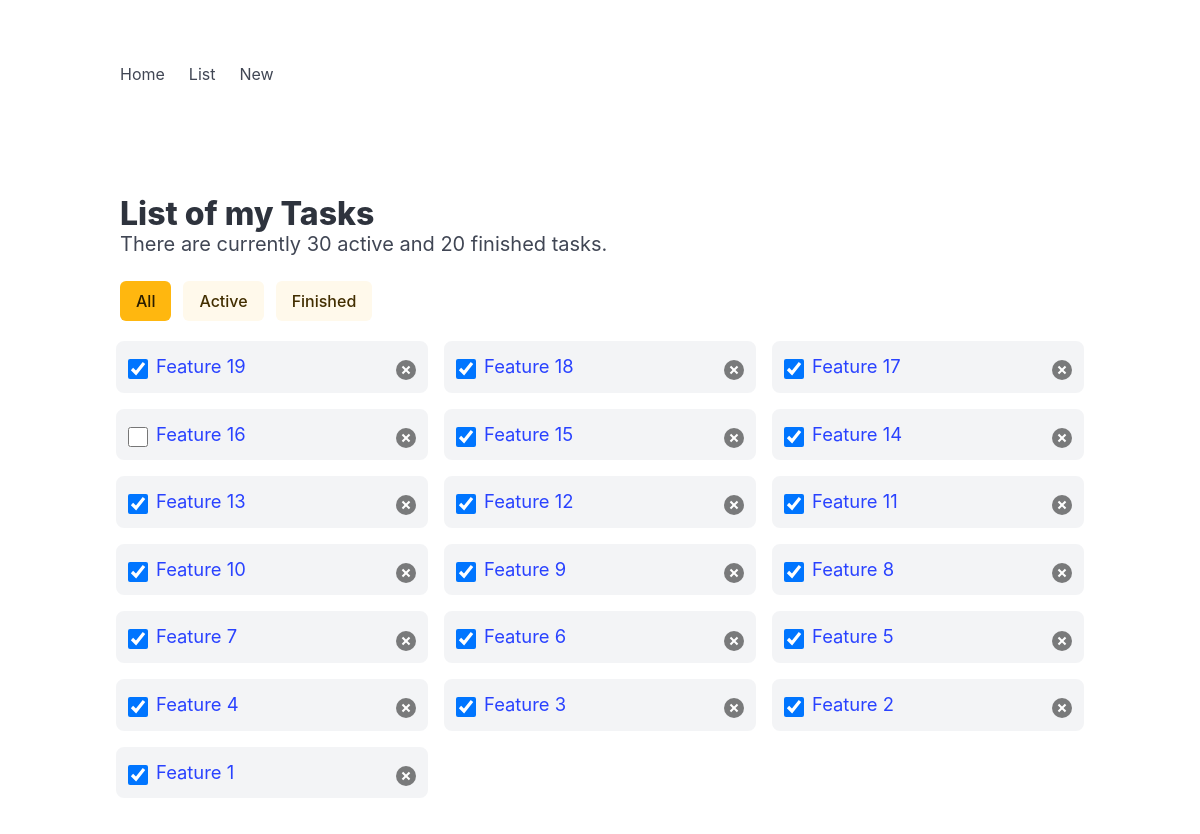
The page /todo/list/ (signed in) on the database as committed earlier.
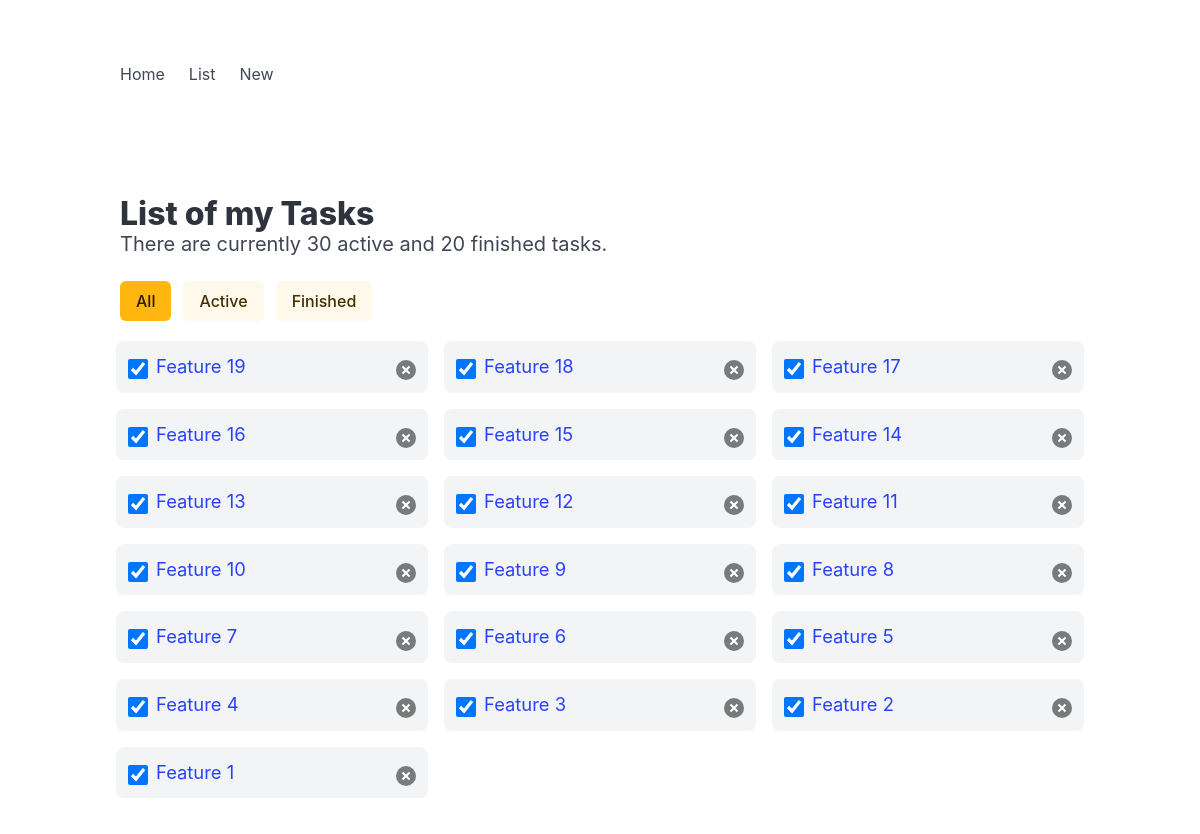
The same page on the database as committed later.
### todo/models.py (models this page shows, shortened)
class Task(models.Model):
    user = models.ForeignKey(User, on_delete=models.CASCADE)
    title = models.CharField(max_length=100)
    desc = models.CharField(max_length=500)
    is_finished = models.BooleanField(default=False)
    finished_dt = models.DateTimeField(blank=True, null=True)
    dead_line_dt = models.DateTimeField(blank=True, null=True)
    create_dt = models.DateTimeField(auto_now_add=True)
    update_dt = models.DateTimeField(auto_now=True)

### todo/views.py (the view)
# urls.py: path('list/', views.todo_list, name='list'),
def todo_list(request):
    if request.user.is_authenticated:
        tasks = Task.objects.filter(user=request.user).order_by('-id')[0:100]
        context = {'tasks': tasks}
        return render(request, 'todo/list.html', context)
    else:
        return redirect('/todo')

### todo/templates/todo/list.html (shortened to what this page needs)
<!DOCTYPE html>
<html>
  <head>
    <link rel="stylesheet" href="https://cdn.jsdelivr.net/npm/bulma@1.0.2/css/bulma.min.css">
  </head>
  <body>
    {% include 'todo/includes/nav.html' %}
  <section class="section">
    <div class="container">
      <h1 class="title">List of my Tasks</h1>
      <p class="subtitle">There are currently 30 active and 20 finished tasks.</p>
      <div class="buttons">
        <a href="{{ request.path }}" class="button is-warning {% if 'active' in request.GET or 'finished' in request.GET %} is-light{% endif %}">All</a>
        <a href="{{ request.path }}?active" class="button is-warning {% if 'active' not in request.GET %} is-light{% endif %}">Active</a>
        <a href="{{ request.path }}?finished" class="button is-warning {% if 'finished' not in request.GET %} is-light{% endif %}">Finished</a>
      </div>
      {% if tasks %}
      <ul class="columns is-multiline" id="list">
        {% for task in tasks %}
          <li class="column is-4">
            <input type="checkbox" {% if task.is_finished %} checked {% endif %} title="Finish">
            <div>
              <a href="{% url 'todo:detail' number=task.id %}">{{ task.title }}</a>
              <br>
            </div>
            <button class="delete" title="Remove"></button>
          </li>
        {% endfor %}
        </ul>
      {% else %}
      <p class="is-size-5">No task to show here.</p>
      {% endif %}
    </div>
  </section>
  </body>
</html>

### todo/templates/todo/includes/nav.html (shortened to what this page needs)
<section class="section">
    <div class="container">
      <nav class="navbar" role="navigation" aria-label="main navigation">
        <div class="navbar-brand">
            <a class="navbar-item" href="{% url 'todo:index' %}">Home</a>
            <a class="navbar-item" href="{% url 'todo:list' %}">List</a>
            <a class="navbar-item" href="{% url 'todo:new' %}">New</a>
        </div>
    </nav>
    </div>
  </section>

### todo/templates/todo/list.html (style rules this page uses)
input[type="checkbox"] { width: 1.5em; height: 1.5em; cursor: pointer; }
#list > li { display: flex; gap: .5em; align-items: start; background: var(--bulma-background); border: .5em solid var(--bulma-scheme-main); border-radius: 1em; }
#list > li input { flex-shrink: 0; }
#list > li input, #list > li button { margin-top: .45em; }
#list > li div { font-size: 1.15em; flex-grow: 1; flex-shrink: 1; }

Rows that differ between the two databases and show on the page:
changed Task "Feature 16": is_finished "☐" → "☑"
